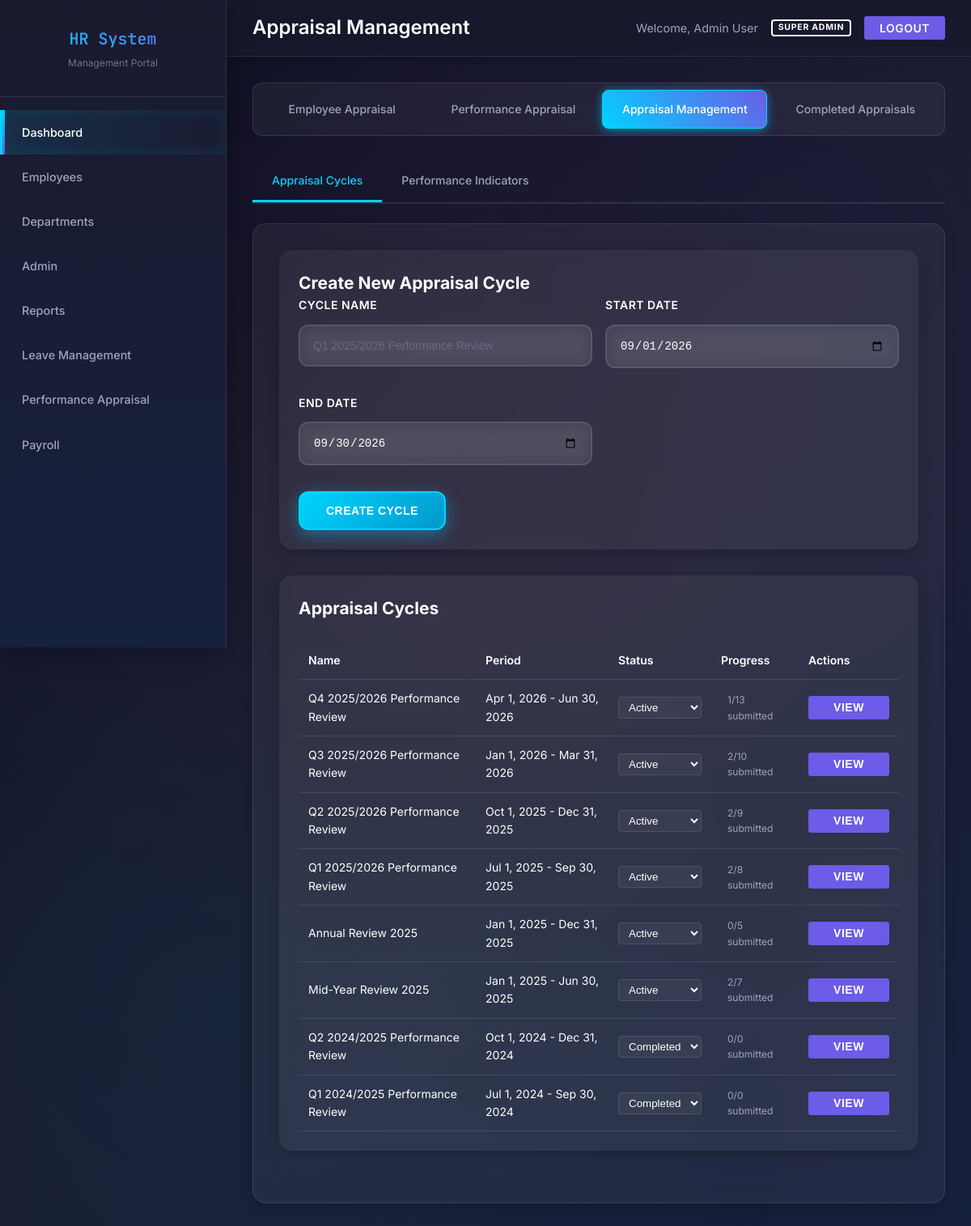
/appraisal_management.php (signed in), run on the app's committed database.
### tables this page shows
CREATE TABLE `appraisal_cycles` (
  `id` int(11) NOT NULL,
  `name` varchar(100) NOT NULL,
  `start_date` date NOT NULL,
  `end_date` date NOT NULL,
  `status` enum('active','inactive','completed') DEFAULT 'active',
  `created_at` timestamp NOT NULL DEFAULT current_timestamp(),
  `updated_at` timestamp NOT NULL DEFAULT current_timestamp() ON UPDATE current_timestamp()
);

### appraisal_management.php (the view, shortened to what this page needs)
<?php
function hasPermission($requiredRole) {
    $roleHierarchy = [
        'super_admin' => 5,
        'hr_manager' => 4,
        'dept_head' => 3,
        'section_head' => 2,
        'manager' => 1,
        'employee' => 0
    ];
    $userLevel = $roleHierarchy[$_SESSION['user_role']] ?? 0;
    $requiredLevel = $roleHierarchy[$requiredRole] ?? 0;
    return $userLevel >= $requiredLevel;
}
$conn = getConnection();
$user = [
    'first_name' => isset($_SESSION['user_name']) ? explode(' ', $_SESSION['user_name'])[0] : 'User',
    'last_name' => isset($_SESSION['user_name']) ? (explode(' ', $_SESSION['user_name'])[1] ?? '') : '',
    'role' => $_SESSION['user_role'] ?? 'guest',
    'id' => $_SESSION['user_id']
];
$cycles = $conn->query("
    SELECT ac.*,
           COUNT(DISTINCT ea.id) as appraisal_count,
           SUM(CASE WHEN ea.status = 'submitted' THEN 1 ELSE 0 END) as submitted_count
    FROM appraisal_cycles ac
    LEFT JOIN employee_appraisals ea ON ac.id = ea.appraisal_cycle_id
    GROUP BY ac.id
    ORDER BY ac.start_date DESC
")->fetch_all(MYSQLI_ASSOC);
?>
<!DOCTYPE html>
<html lang="en">
<head>
    <link rel="stylesheet" href="style.css">
</head>
<body>
    <div class="container">
        <div class="sidebar">
            <div class="sidebar-brand">
                <h1>HR System</h1>
                <p>Management Portal</p>
            </div>
            <nav class="nav">
                <ul>
                    <li><a href="dashboard.php" class="active">Dashboard</a></li>
                    <li><a href="employees.php">Employees</a></li>
                    <?php if (hasPermission('hr_manager')): ?>
                    <li><a href="departments.php">Departments</a></li>
                    <?php endif; ?>
                    <?php if (hasPermission('super_admin')): ?>
                   <li><a href="admin.php?tab=users">Admin</a></li>
                   <?php elseif (hasPermission('hr_manager')): ?>
                  <li><a href="admin.php?tab=financial">Admin</a></li>
                   <?php endif; ?>
                    <?php if (hasPermission('hr_manager')): ?>
                    <li><a href="reports.php">Reports</a></li>
                    <?php endif; ?>
                    <?php if (hasPermission('hr_manager')|| hasPermission('super_admin')||hasPermission('dept_head')||hasPermission('officer')): ?>
                    <li><a href="leave_management.php">Leave Management</a></li>
                    <?php endif; ?>
                    <li><a href="employee_appraisal.php">Performance Appraisal</a></li>
                    <li><a href="payroll_mnagements.php" ><i class="fas fa-money-check"></i> Payroll</a></li>
                </ul>
            </nav>
        </div>
        <div class="main-content">
            <div class="header">
                <h1>Appraisal Management</h1>
                <div class="user-info">
                    <span>Welcome, <?php echo htmlspecialchars($user['first_name'] . ' ' . $user['last_name']); ?></span>
                    <span class="badge badge-info"><?php echo ucwords(str_replace('_', ' ', $user['role'])); ?></span>
                    <a href="logout.php" class="btn btn-secondary btn-sm">Logout</a>
                </div>
            </div>
            <div class="content">
                <div class="leave-tabs">
                    <a href="employee_appraisal.php" class="leave-tab">Employee Appraisal</a>
                    <?php if(in_array($user['role'], ['hr_manager', 'super_admin', 'manager','managing_director', 'section_head', 'dept_head'])): ?>
                    <a href="performance_appraisal.php" class="leave-tab">Performance Appraisal</a>
                    <?php endif; ?>
                    <?php if(in_array($user['role'], ['hr_manager', 'super_admin', 'manager','managing_director', 'section_head'])): ?>
                    <a href="appraisal_management.php" class="leave-tab active">Appraisal Management</a>
                    <?php endif; ?>
                    <a href="completed_appraisals.php" class="leave-tab">Completed Appraisals</a>
                </div>
                <div class="tab-nav">
                    <a href="#cycles" class="tab-link active" onclick="showTab('cycles')">Appraisal Cycles</a>
                    <a href="#indicators" class="tab-link" onclick="showTab('indicators')">Performance Indicators</a>
                </div>
                <div id="cycles" class="tab-content active">
                    <div class="management-section">
                        <h2>Create New Appraisal Cycle</h2>
                        <form method="POST" action="">
                            <div class="form-grid">
                                <div class="form-group">
                                    <label for="cycle_name">Cycle Name</label>
                                    <input type="text" id="cycle_name" name="cycle_name" class="form-control" required placeholder="Q1 2025/2026 Performance Review">
                                </div>
                                <div class="form-group">
                                    <label for="start_date">Start Date</label>
                                    <input type="date" id="start_date" name="start_date" class="form-control" required>
                                </div>
                                <div class="form-group">
                                    <label for="end_date">End Date</label>
                                    <input type="date" id="end_date" name="end_date" class="form-control" required>
                                </div>
                            </div>
                            <button type="submit" class="btn btn-primary">Create Cycle</button>
                        </form>
                    </div>
                    <div class="management-section">
                        <h2>Appraisal Cycles</h2>
                        <div class="table-responsive">
                            <table class="data-table">
                                <thead>
                                    <tr>
                                        <th>Name</th>
                                        <th>Period</th>
                                        <th>Status</th>
                                        <th>Progress</th>
                                        <th>Actions</th>
                                    </tr>
                                </thead>
                                <tbody>
                                    <?php foreach ($cycles as $cycle):
                                    ?>
                                        <tr>
                                            <td><?php echo htmlspecialchars($cycle['name']); ?></td>
                                            <td>
                                                <?php echo date('M j, Y', strtotime($cycle['start_date'])); ?> -
                                                <?php echo date('M j, Y', strtotime($cycle['end_date'])); ?>
                                            </td>
                                            <td>
                                                <form method="POST" action="" style="display: inline;">
                                                    <select name="status" class="status-select" onchange="this.form.submit()">
                                                        <option value="active" <?php echo $cycle['status'] === 'active' ? 'selected' : ''; ?>>Active</option>
                                                        <option value="completed" <?php echo $cycle['status'] === 'completed' ? 'selected' : ''; ?>>Completed</option>
                                                    </select>
                                                </form>
                                            </td>
                                            <td>
                                                <div class="progress-container">
                                                    <span class="progress-text">
                                                        <?php echo $cycle['submitted_count']; ?>/<?php echo $cycle['appraisal_count']; ?> submitted
                                                    </span>
                                                </div>
                                            </td>
                                            <td>
                                                <button onclick="showCycleDetails(<?php echo $cycle['id']; ?>)" class="btn btn-sm btn-secondary">View</button>
                                            </td>
                                        </tr>
                                    <?php endforeach; ?>
                                </tbody>
                            </table>
                        </div>
                    </div>
                </div>
            </div>
        </div>
    </div>
</body>
</html>

### appraisal_management.php (style rules this page uses)
.management-section { background: var(--bg-glass); border-radius: 16px; padding: 1.5rem; margin-bottom: 2rem; box-shadow: var(--shadow-md); }
.form-grid { display: grid; grid-template-columns: repeat(auto-fill, minmax(300px, 1fr)); gap: 1rem; margin-bottom: 1rem; }
.form-group { margin-bottom: 1rem; }
label { display: block; margin-bottom: 0.5rem; font-weight: 500; color: var(--text-primary); }
.table-responsive { overflow-x: auto; margin-top: 1.5rem; }
.data-table { width: 100%; border-collapse: collapse; }
.data-table th, .data-table td { padding: 0.75rem; border-bottom: 1px solid var(--border-color); text-align: left; }
.data-table th { background: var(--bg-glass-dark); font-weight: 600; position: sticky; top: 0; }
.badge { display: inline-block; padding: 0.35em 0.65em; font-size: 0.75em; font-weight: 700; line-height: 1; text-align: center; white-space: nowrap; vertical-align: baseline; border-radius: 0.25rem; }
.badge-info { background-color: var(--info-color); color: white; }
.status-select { padding: 0.25rem 0.5rem; border-radius: 4px; border: 1px solid var(--border-color); background: var(--bg-glass); color: var(--text-primary); }
.progress-container { display: flex; align-items: center; gap: 0.5rem; }
.progress-text { font-size: 0.75rem; color: var(--text-secondary); }
.btn-sm { padding: 0.25rem 0.5rem; font-size: 0.875rem; line-height: 1.5; border-radius: 0.2rem; }
.btn-secondary { background-color: var(--secondary-color); color: white; border: none; }
.tab-nav { display: flex; border-bottom: 2px solid var(--border-color); margin-bottom: 1.5rem; }
.tab-nav a { padding: 0.75rem 1.5rem; text-decoration: none; color: var(--text-secondary); font-weight: 500; border-bottom: 3px solid transparent; transition: all 0.3s; }
.tab-nav a.active { color: var(--primary-color); border-bottom: 3px solid var(--primary-color); }
.tab-content { display: none; }
.tab-content.active { display: block; }

### data on the page
appraisal_cycles: name "Q4 2025/2026 Performance Review", start_date "Apr 1, 2026", end_date "Jun 30, 2026", status "Active", submitted_count "1", appraisal_count "13"
appraisal_cycles: name "Q3 2025/2026 Performance Review", start_date "Jan 1, 2026", end_date "Mar 31, 2026", status "Active", submitted_count "2", appraisal_count "10"
appraisal_cycles: name "Q2 2025/2026 Performance Review", start_date "Oct 1, 2025", end_date "Dec 31, 2025", status "Active", submitted_count "2", appraisal_count "9"
appraisal_cycles: name "Q1 2025/2026 Performance Review", start_date "Jul 1, 2025", end_date "Sep 30, 2025", status "Active", submitted_count "2", appraisal_count "8"
appraisal_cycles: name "Annual Review 2025", start_date "Jan 1, 2025", end_date "Dec 31, 2025", status "Active", submitted_count "0", appraisal_count "5"
appraisal_cycles: name "Mid-Year Review 2025", start_date "Jan 1, 2025", end_date "Jun 30, 2025", status "Active", submitted_count "2", appraisal_count "7"
appraisal_cycles: name "Q2 2024/2025 Performance Review", start_date "Oct 1, 2024", end_date "Dec 31, 2024", status "Completed", submitted_count "0", appraisal_count "0"
appraisal_cycles: name "Q1 2024/2025 Performance Review", start_date "Jul 1, 2024", end_date "Sep 30, 2024", status "Completed", submitted_count "0", appraisal_count "0"

### other printed values
$user['first_name'] . ' ' . $user['last_name'] "Admin User"
str_replace('_', ' ', $user['role']) "SUPER ADMIN"
